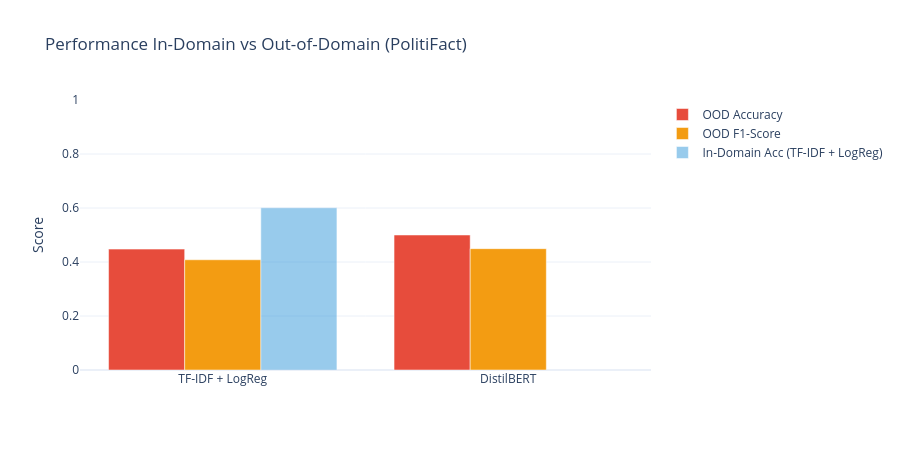

The code cell stored with this chart in its notebook:
### Code cell
# Visualisation : In-Domain vs Out-of-Domain
models_viz = list(ood_results.keys())
ood_accs = [ood_results[m]["accuracy"] for m in models_viz]
ood_f1s = [ood_results[m]["f1"] for m in models_viz]

fig = go.Figure()
fig.add_trace(go.Bar(name="OOD Accuracy", x=models_viz, y=ood_accs, marker_color="#e74c3c"))
fig.add_trace(go.Bar(name="OOD F1-Score", x=models_viz, y=ood_f1s, marker_color="#f39c12"))

# Ajouter in-domain si disponible
if in_domain:
    for m in models_viz:
        if m in in_domain:
            fig.add_trace(go.Bar(name=f"In-Domain Acc ({m})", x=[m], 
                               y=[in_domain[m]["accuracy"]], marker_color="#3498db", opacity=0.5))

fig.update_layout(
    barmode="group",
    title="Performance In-Domain vs Out-of-Domain (PolitiFact)",
    yaxis_title="Score", template="plotly_white", height=450,
    yaxis=dict(range=[0, 1]),
)
fig.show()

### Figure 1 — Plotly figure (JSON) as saved in the notebook; plotly's stock layout.template omitted (floating-point values rounded to 4 significant figures)
{"data": [{"marker": {"color": "#e74c3c"}, "name": "OOD Accuracy", "type": "bar", "x": ["TF-IDF + LogReg", "DistilBERT"], "y": [0.4477, 0.5]}, {"marker": {"color": "#f39c12"}, "name": "OOD F1-Score", "type": "bar", "x": ["TF-IDF + LogReg", "DistilBERT"], "y": [0.4083, 0.4494]}, {"marker": {"color": "#3498db"}, "name": "In-Domain Acc (TF-IDF + LogReg)", "opacity": 0.5, "type": "bar", "x": ["TF-IDF + LogReg"], "y": [0.6006]}], "layout": {"barmode": "group", "height": 450, "title": {"text": "Performance In-Domain vs Out-of-Domain (PolitiFact)"}, "yaxis": {"range": [0, 1], "title": {"text": "Score"}}}}
